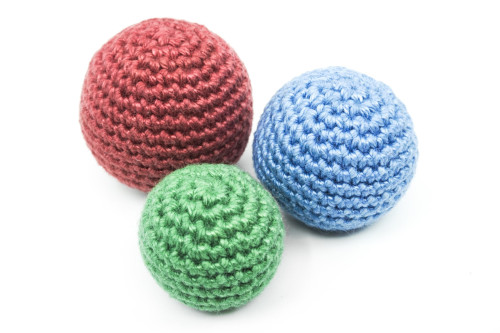
#> input picture InformatiqueGraphiqueVision/TD3 et TD4/images/crochet.jpg, 500 x 333 px, found by its file name
$ jupyter execute Ex4.ipynb
#> lines starting #> are read from the running program, lines starting #| are printed output that depends on the picture; after the words box and inside, x2 and y2 are one past the last pixel; in counts of white or black regions, pixels touching at a corner belong together
# Exercice 2

## Modules Utilisés

[cell 1]
import cv2
import numpy as np
from matplotlib import pyplot as plt

## 1. Affichez l'image "*Singe.jpg*"

[cell 2]
fichierCrochet = "crochet.jpg"
imgCrochet = cv2.imread(fichierCrochet, cv2.IMREAD_COLOR)
#> imgCrochet is the input picture: shape (333, 500, 3); mean B, G, R 212.3, 212.1, 212
cv2.imshow('Image originale',imgCrochet)
cv2.waitKey(0)

## 2. Ecrivez une fonction qui retourne une image verticalement

[cell 3]
def Retourner(img, hauteur, largeur):
#> called with img = 'crochet.jpg', hauteur = 400, largeur = 1000
    fichierImg=cv2.imread(img, cv2.IMREAD_COLOR)
    flipImg=cv2.flip(fichierImg,0)
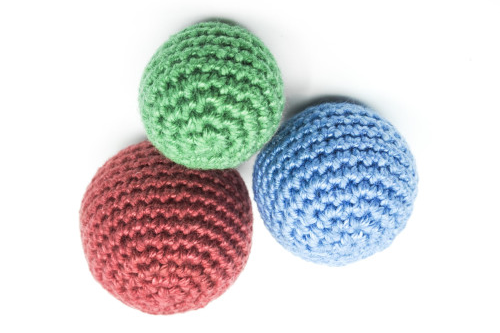
#> flipImg: shape (333, 500, 3); mean B, G, R 212.3, 212.1, 212
    return flipImg

imgRetournee=Retourner("crochet.jpg",400,1000)
cv2.imshow('Image retournee',imgRetournee)
cv2.waitKey(0)

## 3. Convertissez l'image en gris

[cell 4]
imgGris = cv2.cvtColor(imgCrochet, cv2.COLOR_RGB2GRAY)
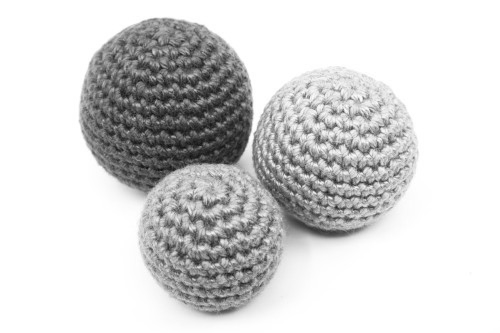
#> imgGris: shape (333, 500); min 14, max 255, mean 212.1
cv2.imshow('Image en gris',imgGris)
cv2.waitKey(0)

## 4. Affichez le résulat suivant
- Sur la permière ligne :
  - Un singe normal / Un singe inversé / Un singe en noir et blanc
- Sur la deuxième ligne :
  - Une image noire dont 1/4 est un singe / Deux images noires

[cell 5]
imgGrisFFT = cv2.cvtColor(imgGris, cv2.COLOR_GRAY2BGR)
imgCrochetHSV = cv2.cvtColor(imgCrochet, cv2.COLOR_BGR2HSV)
#> imgCrochetHSV: shape (333, 500, 3); mean H, S, V 41.4, 38.9, 228
imgCrochetHSV2BGR = cv2.cvtColor(imgCrochetHSV, cv2.COLOR_HSV2BGR)

hsv_img = cv2.cvtColor(imgCrochetHSV, cv2.COLOR_BGR2HSV)
#> hsv_img: shape (333, 500, 3); mean H, S, V 41.7, 217.6, 231.5

# Deconstruction de l'image HSV pour afficher chaque couche
crochetH, crochetS, crochetV = hsv_img[:, :, 0], hsv_img[:, :, 1], hsv_img[:, :, 2]
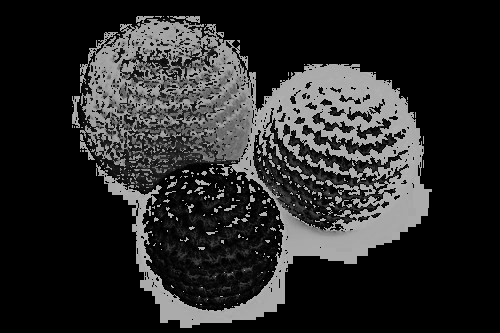
#> crochetH: shape (333, 500); min 0, max 179, mean 41.7
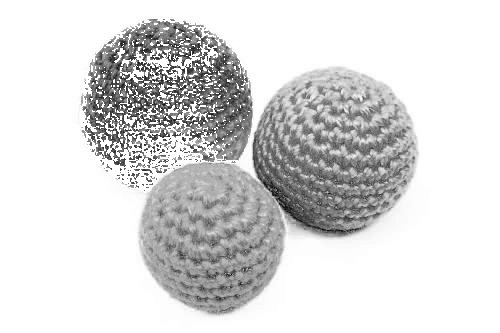
#> crochetS: shape (333, 500); min 0, max 255, mean 217.6
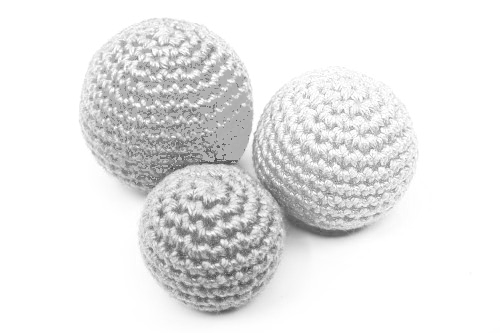
#> crochetV: shape (333, 500); min 62, max 255, mean 231.5

crochetHBGR = cv2.cvtColor(crochetH, cv2.COLOR_GRAY2BGR)
crochetSBGR = cv2.cvtColor(crochetS, cv2.COLOR_GRAY2BGR)
crochetVBGR = cv2.cvtColor(crochetV, cv2.COLOR_GRAY2BGR)

# Affichage des images dans une grille
crochetCompletHaut = np.concatenate((imgCrochet, imgCrochetHSV2BGR, imgRetournee), axis=1)
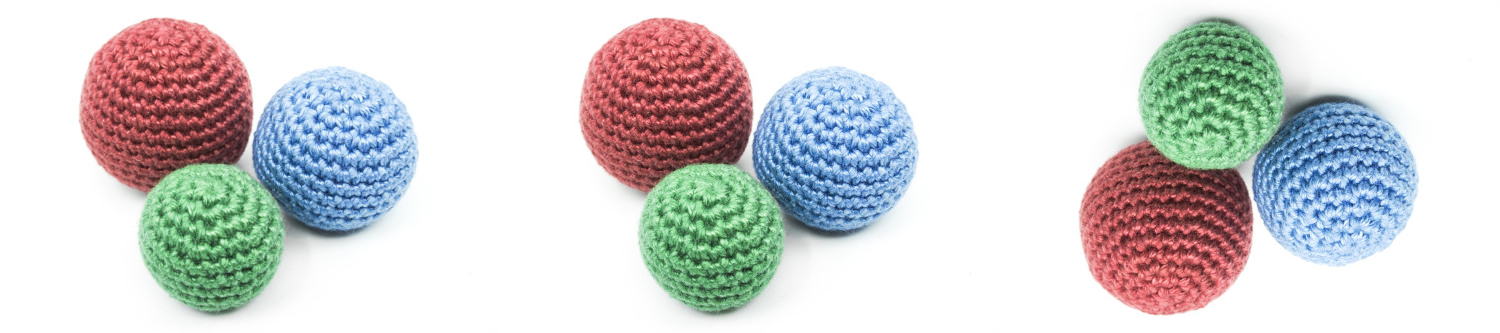
#> crochetCompletHaut: shape (333, 1500, 3); mean B, G, R 212.3, 212, 211.9
crochetCompletBas = np.concatenate((crochetHBGR,crochetSBGR,crochetVBGR),axis=1)
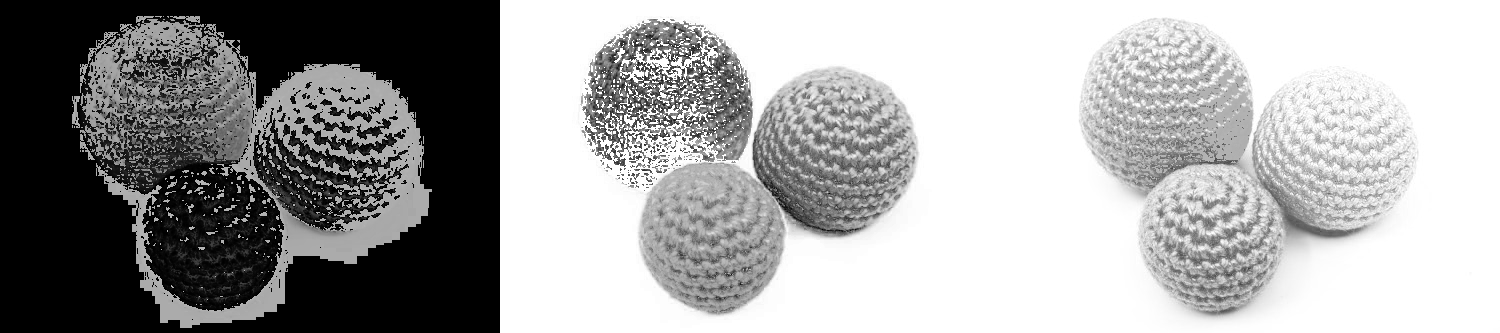
#> crochetCompletBas: shape (333, 1500, 3); min 0, max 255, mean 163.6
displayGridFull = np.concatenate((crochetCompletHaut, crochetCompletBas), axis=0)
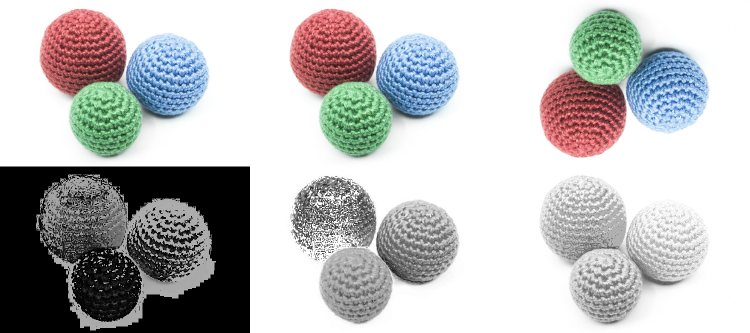
#> displayGridFull: shape (666, 1500, 3) (shown at 1/2 size); mean B, G, R 187.9, 187.8, 187.8

cv2.imshow('Grid', displayGridFull)
cv2.waitKey(0)
cv2.destroyAllWindows()

## 5. Afficher les histogrammes

[cell 6]
color = ["b","g","r"]
for i in range(0,3):
    histogramme = cv2.calcHist([imgCrochet],[i],None,[256],[0,256])
    plt.plot(histogramme, color=color[i])
    plt.xlim([-10,260])
    plt.show()
#> this loop made 3 passes
#> pass 1, `plt.show()`:
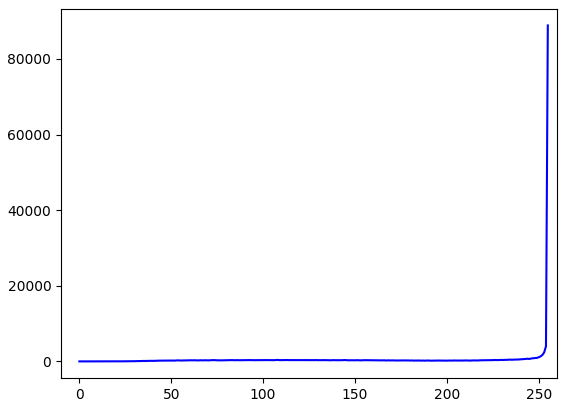
#> figure drawn by matplotlib, 1 panel; curve peaks at x = 255, y = 88879

$ run again, with InformatiqueGraphiqueVision/TD3 et TD4/images/fleur.png saved as InformatiqueGraphiqueVision/TD3 et TD4/images/crochet.jpg
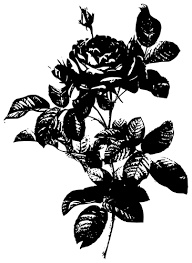
#> input picture InformatiqueGraphiqueVision/TD3 et TD4/images/fleur.png, 192 x 263 px, found by its file name
#> imgCrochet is the input picture: shape (263, 192, 3); min 0, max 255, mean 177.6
#> imgCrochetHSV: shape (263, 192, 3); mean H, S, V 0, 0, 177.6
#> hsv_img: shape (263, 192, 3); mean H, S, V 0, 216.6, 177.6
#> crochetH: shape (263, 192); every value is 0
#> `crochetH, crochetS, crochetV = hsv_img[:, :, 0], hsv_img[:, :, 1], hsv..`:
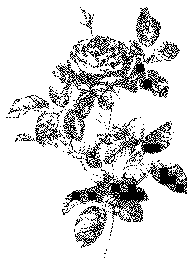
#> crochetS: shape (263, 192); 84.9% white; black in thin lines or dots, all inside (x1, y1, x2, y2) = (6, 7, 187, 258)
#> crochetHBGR: shape (263, 192, 3); every value is 0
#> the loop `for i in range(0,3):` made 3 passes
#> pass 1, `plt.show()`:
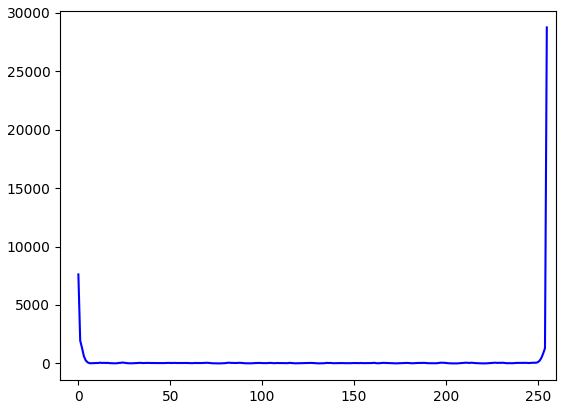
#> figure drawn by matplotlib, 1 panel; curve peaks at x = 255, y = 28743
